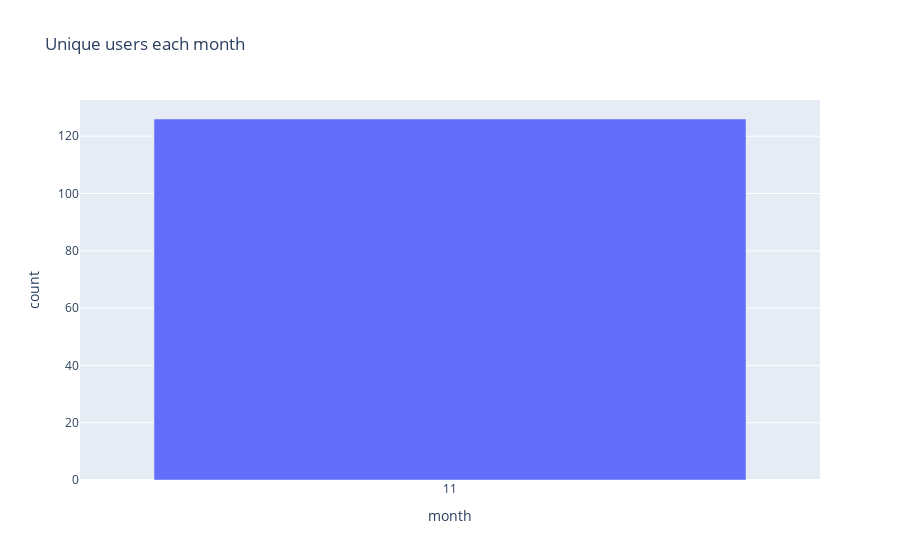

This figure's notebook cell:
### Code cell
# Data Prep for user graph

pdf_usr_id_by_mnth = sdf_user_id_by_month.toPandas()
pdf_usr_id_by_mnth = pdf_usr_id_by_mnth[pdf_usr_id_by_mnth.month != 12]
pdf_usr_id_by_mnth.month = pdf_usr_id_by_mnth.month.astype(str)
px.bar(pdf_usr_id_by_mnth, x="month", y="count", title="Unique users each month")

### Figure 1 — Plotly figure (JSON) as saved in the notebook; plotly's stock layout.template omitted (floating-point values rounded to 4 significant figures)
{"data": [{"alignmentgroup": "True", "hovertemplate": "month=%{x}<br>count=%{y}<extra></extra>", "legendgroup": "", "marker": {"color": "#636efa"}, "name": "", "offsetgroup": "", "orientation": "v", "showlegend": false, "textposition": "auto", "type": "bar", "x": ["11"], "xaxis": "x", "y": [126], "yaxis": "y"}], "layout": {"barmode": "relative", "legend": {"tracegroupgap": 0}, "title": {"text": "Unique users each month"}, "xaxis": {"anchor": "y", "domain": [0.0, 1.0], "title": {"text": "month"}}, "yaxis": {"anchor": "x", "domain": [0.0, 1.0], "title": {"text": "count"}}}}
